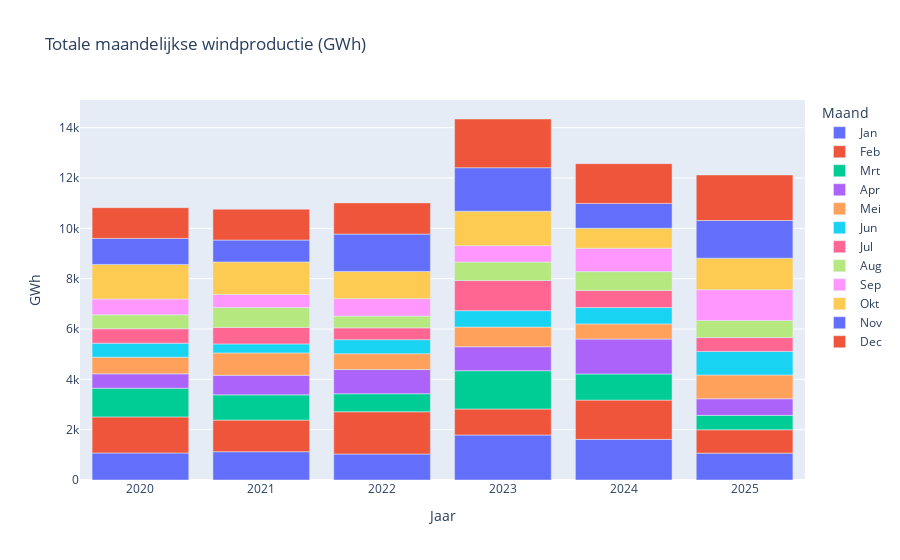

Notebook code cell kept with this figure:
### Markdown cell above
### Interactieve grafieken

### Code cell
vt.plot_interactive(energytype="wind",lang=lang, short=short,layout="years")

### Figure 1 — Plotly figure (JSON) as saved in the notebook; plotly's stock layout.template omitted (floating-point values rounded to 4 significant figures)
{"data": [{"hovertemplate": "Maand=Jan<br>Jaar=%{x}<br>GWh=%{y}<extra></extra>", "legendgroup": "Jan", "marker": {"color": "#636efa", "pattern": {"shape": ""}}, "name": "Jan", "orientation": "v", "showlegend": true, "textposition": "auto", "type": "bar", "x": [2020, 2021, 2022, 2023, 2024, 2025], "xaxis": "x", "y": [1075.0, 1124.0, 1031.0, 1788.0, 1615.0, 1068.0], "yaxis": "y"}, {"hovertemplate": "Maand=Feb<br>Jaar=%{x}<br>GWh=%{y}<extra></extra>", "legendgroup": "Feb", "marker": {"color": "#EF553B", "pattern": {"shape": ""}}, "name": "Feb", "orientation": "v", "showlegend": true, "textposition": "auto", "type": "bar", "x": [2020, 2021, 2022, 2023, 2024, 2025], "xaxis": "x", "y": [1433.0, 1255.0, 1679.0, 1033.0, 1559.0, 928.2], "yaxis": "y"}, {"hovertemplate": "Maand=Mrt<br>Jaar=%{x}<br>GWh=%{y}<extra></extra>", "legendgroup": "Mrt", "marker": {"color": "#00cc96", "pattern": {"shape": ""}}, "name": "Mrt", "orientation": "v", "showlegend": true, "textposition": "auto", "type": "bar", "x": [2020, 2021, 2022, 2023, 2024, 2025], "xaxis": "x", "y": [1140.0, 1004.0, 716.9, 1521.0, 1040.0, 573.5], "yaxis": "y"}, {"hovertemplate": "Maand=Apr<br>Jaar=%{x}<br>GWh=%{y}<extra></extra>", "legendgroup": "Apr", "marker": {"color": "#ab63fa", "pattern": {"shape": ""}}, "name": "Apr", "orientation": "v", "showlegend": true, "textposition": "auto", "type": "bar", "x": [2020, 2021, 2022, 2023, 2024, 2025], "xaxis": "x", "y": [570.9, 778.0, 961.3, 951.3, 1388.0, 659.2], "yaxis": "y"}, {"hovertemplate": "Maand=Mei<br>Jaar=%{x}<br>GWh=%{y}<extra></extra>", "legendgroup": "Mei", "marker": {"color": "#FFA15A", "pattern": {"shape": ""}}, "name": "Mei", "orientation": "v", "showlegend": true, "textposition": "auto", "type": "bar", "x": [2020, 2021, 2022, 2023, 2024, 2025], "xaxis": "x", "y": [662.2, 889.1, 630.6, 781.8, 600.5, 944.1], "yaxis": "y"}, {"hovertemplate": "Maand=Jun<br>Jaar=%{x}<br>GWh=%{y}<extra></extra>", "legendgroup": "Jun", "marker": {"color": "#19d3f3", "pattern": {"shape": ""}}, "name": "Jun", "orientation": "v", "showlegend": true, "textposition": "auto", "type": "bar", "x": [2020, 2021, 2022, 2023, 2024, 2025], "xaxis": "x", "y": [555.8, 357.8, 556.5, 654.5, 648.0, 937.9], "yaxis": "y"}, {"hovertemplate": "Maand=Jul<br>Jaar=%{x}<br>GWh=%{y}<extra></extra>", "legendgroup": "Jul", "marker": {"color": "#FF6692", "pattern": {"shape": ""}}, "name": "Jul", "orientation": "v", "showlegend": true, "textposition": "auto", "type": "bar", "x": [2020, 2021, 2022, 2023, 2024, 2025], "xaxis": "x", "y": [573.2, 656.7, 469.7, 1195.0, 681.6, 548.9], "yaxis": "y"}, {"hovertemplate": "Maand=Aug<br>Jaar=%{x}<br>GWh=%{y}<extra></extra>", "legendgroup": "Aug", "marker": {"color": "#B6E880", "pattern": {"shape": ""}}, "name": "Aug", "orientation": "v", "showlegend": true, "textposition": "auto", "type": "bar", "x": [2020, 2021, 2022, 2023, 2024, 2025], "xaxis": "x", "y": [557.4, 786.9, 467.7, 735.9, 749.4, 678.8], "yaxis": "y"}, {"hovertemplate": "Maand=Sep<br>Jaar=%{x}<br>GWh=%{y}<extra></extra>", "legendgroup": "Sep", "marker": {"color": "#FF97FF", "pattern": {"shape": ""}}, "name": "Sep", "orientation": "v", "showlegend": true, "textposition": "auto", "type": "bar", "x": [2020, 2021, 2022, 2023, 2024, 2025], "xaxis": "x", "y": [625.8, 520.0, 692.4, 651.4, 928.9, 1224.0], "yaxis": "y"}, {"hovertemplate": "Maand=Okt<br>Jaar=%{x}<br>GWh=%{y}<extra></extra>", "legendgroup": "Okt", "marker": {"color": "#FECB52", "pattern": {"shape": ""}}, "name": "Okt", "orientation": "v", "showlegend": true, "textposition": "auto", "type": "bar", "x": [2020, 2021, 2022, 2023, 2024, 2025], "xaxis": "x", "y": [1372.0, 1294.0, 1081.0, 1369.0, 792.9, 1253.0], "yaxis": "y"}, {"hovertemplate": "Maand=Nov<br>Jaar=%{x}<br>GWh=%{y}<extra></extra>", "legendgroup": "Nov", "marker": {"color": "#636efa", "pattern": {"shape": ""}}, "name": "Nov", "orientation": "v", "showlegend": true, "textposition": "auto", "type": "bar", "x": [2020, 2021, 2022, 2023, 2024, 2025], "xaxis": "x", "y": [1034.0, 869.1, 1484.0, 1728.0, 988.5, 1496.0], "yaxis": "y"}, {"hovertemplate": "Maand=Dec<br>Jaar=%{x}<br>GWh=%{y}<extra></extra>", "legendgroup": "Dec", "marker": {"color": "#EF553B", "pattern": {"shape": ""}}, "name": "Dec", "orientation": "v", "showlegend": true, "textposition": "auto", "type": "bar", "x": [2020, 2021, 2022, 2023, 2024, 2025], "xaxis": "x", "y": [1223.0, 1226.0, 1240.0, 1935.0, 1578.0, 1809.0], "yaxis": "y"}], "layout": {"barmode": "relative", "hovermode": "closest", "legend": {"title": {"text": "Maand"}, "tracegroupgap": 0}, "title": {"text": "Totale maandelijkse windproductie (GWh)"}, "xaxis": {"anchor": "y", "domain": [0, 1], "title": {"text": "Jaar"}}, "yaxis": {"anchor": "x", "domain": [0, 1], "title": {"text": "GWh"}}}}
